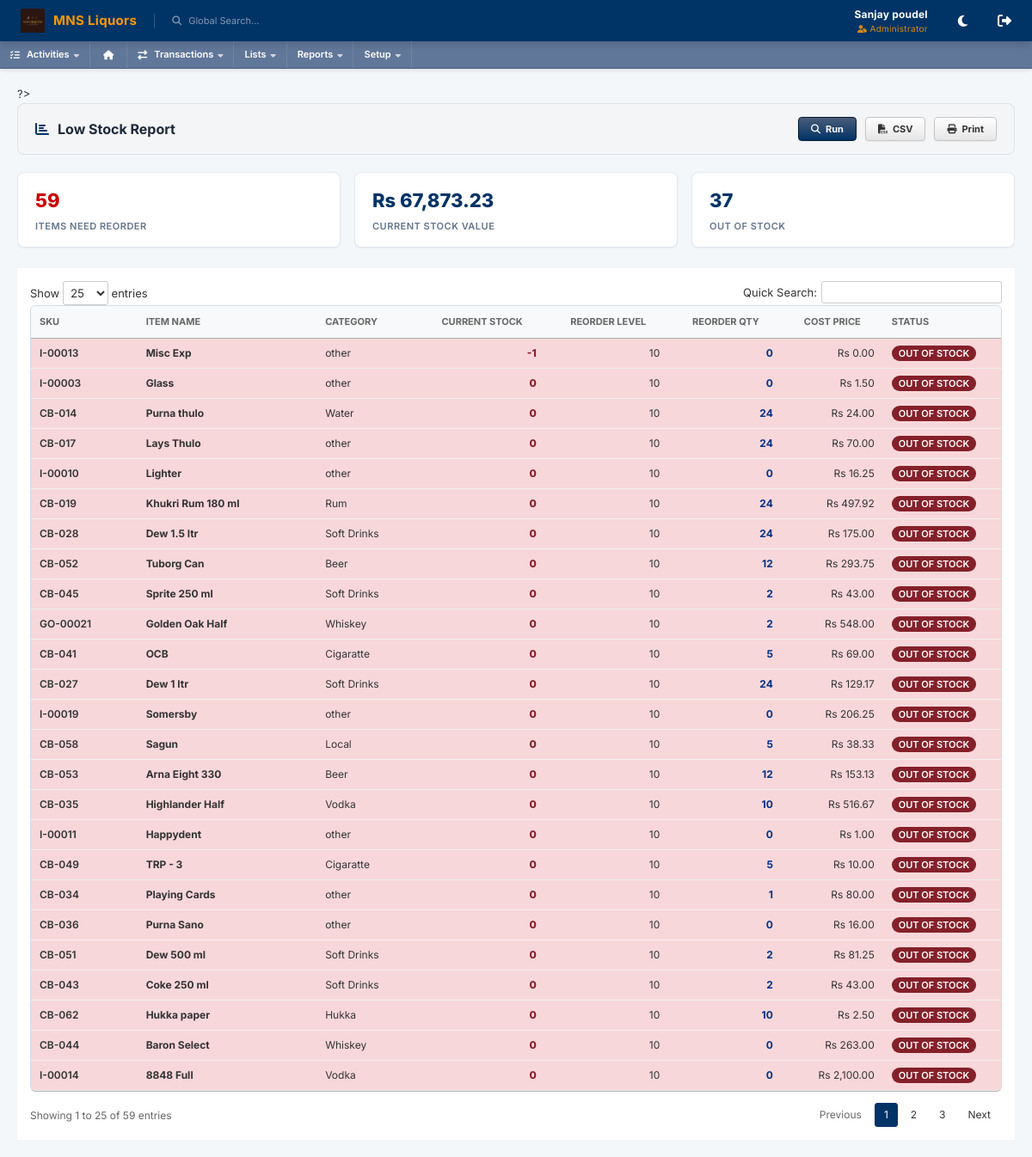
The app's page /index.php?page=reports/inventory/low_stock (signed in) with its own data.
### tables this page shows
CREATE TABLE `system_info` (
  `id` int(30) NOT NULL,
  `meta_field` text NOT NULL,
  `meta_value` text NOT NULL
);

CREATE TABLE `items` (
  `id` varchar(36) NOT NULL,
  `sku` varchar(50) NOT NULL,
  `item_name` varchar(150) NOT NULL,
  `item_category` varchar(50) NOT NULL,
  `brand` varchar(100) DEFAULT NULL,
  `barcode` varchar(100) DEFAULT NULL,
  `bottle_size_ml` decimal(8,2) DEFAULT NULL,
  `unit_type` varchar(50) NOT NULL,
  `description` text DEFAULT NULL,
  `units_per_case` int(11) DEFAULT NULL,
  `cost_price` decimal(12,2) NOT NULL,
  `selling_price` decimal(12,2) NOT NULL,
  `tax_rate` decimal(5,2) NOT NULL,
  `tax_id` varchar(36) DEFAULT NULL,
  `reorder_level` int(11) DEFAULT NULL,
  `reorder_qty` int(11) DEFAULT NULL,
  `current_stock` decimal(12,4) NOT NULL DEFAULT 0.0000,
  `cogs_account_id` varchar(36) NOT NULL,
  `income_account_id` varchar(36) NOT NULL,
  `inventory_account_id` varchar(36) NOT NULL,
  `is_active` tinyint(1) NOT NULL DEFAULT 1,
  `status_id` varchar(36) DEFAULT NULL,
  `created_at` timestamp NOT NULL DEFAULT current_timestamp(),
  `is_deleted` tinyint(1) DEFAULT 0,
  `updated_at` timestamp NOT NULL DEFAULT current_timestamp() ON UPDATE current_timestamp()
);

CREATE TABLE `reference_codes` (
  `id` varchar(36) NOT NULL,
  `type` varchar(50) NOT NULL,
  `name` varchar(100) NOT NULL,
  `code` varchar(50) DEFAULT NULL,
  `value` decimal(12,4) DEFAULT 0.0000,
  `symbol` varchar(10) DEFAULT NULL,
  `description` text DEFAULT NULL,
  `is_active` tinyint(1) DEFAULT 1,
  `created_at` timestamp NOT NULL DEFAULT current_timestamp(),
  `updated_at` timestamp NOT NULL DEFAULT current_timestamp() ON UPDATE current_timestamp()
);

### forms/modules/reports/inventory/low_stock_list.php (the view, shortened to what the rows shown need)
<?php
require_once 'database/DBConnection.php';
require_once 'forms/modules/reports/rpt_helpers.php';
$db = db();
$items = $db->fetchAll("
    SELECT
        i.id, i.sku, i.item_name, rc.name as item_category, i.unit_type,
        i.cost_price, i.reorder_level, i.reorder_qty,
        COALESCE(SUM(CASE
            WHEN h.txn_type = 'vendor_bill' THEN l.quantity
            WHEN h.txn_type IN ('customer_invoice','POS') THEN -l.quantity
            WHEN h.txn_type = 'inventory_adjustment' THEN l.quantity
            ELSE 0
        END), 0) AS stock_qty
    FROM items i
    LEFT JOIN transaction_lines l ON l.item_id = i.id
    LEFT JOIN transaction_headers h ON l.header_id = h.id
    LEFT JOIN reference_codes rc ON i.item_category = rc.id AND rc.type = 'category'
    WHERE i.is_deleted = 0
    GROUP BY i.id
    HAVING stock_qty <= i.reorder_level
    ORDER BY stock_qty ASC
");
$total_value = 0;
foreach ($items as $r) { $total_value += max(0, $r['stock_qty']) * $r['cost_price']; }
?>
?>
<?php rpt_filter_bar('Low Stock Report', [], 'tbl-low-stock'); ?>
<div class="rpt-summary">
  <div class="rpt-summary-card"><div class="val" style="color:#c00"><?= count($items) ?></div><div class="lbl">Items Need Reorder</div></div>
  <div class="rpt-summary-card"><div class="val"><?= rpt_currency($total_value) ?></div><div class="lbl">Current Stock Value</div></div>
  <div class="rpt-summary-card"><div class="val"><?= count(array_filter($items, fn($r)=>$r['stock_qty']<=0)) ?></div><div class="lbl">Out of Stock</div></div>
</div>
<div class="ns-portlet">
  <div class="ns-portlet-content">
    <table class="ns-table" id="tbl-low-stock">
      <thead><tr>
        <th>SKU</th><th>Item Name</th><th>Category</th>
        <th style="text-align:right">Current Stock</th>
        <th style="text-align:right">Reorder Level</th>
        <th style="text-align:right">Reorder Qty</th>
        <th style="text-align:right">Cost Price</th>
        <th>Status</th>
      </tr></thead>
      <tbody>
      <?php if (!empty($items)): foreach ($items as $r): ?>
        <tr style="background:<?= $r['stock_qty']<=0?'#f8d7da':'#fff3cd' ?>">
          <td style="font-weight:600"><?= htmlspecialchars($r['sku']) ?></td>
          <td><strong><?= htmlspecialchars($r['item_name']) ?></strong></td>
          <td><?= htmlspecialchars($r['item_category'] ?? 'Uncategorized') ?></td>
          <td style="text-align:right;font-weight:800;color:<?= $r['stock_qty']<=0?'#842029':'#664d03' ?>"><?= number_format($r['stock_qty'],0) ?></td>
          <td style="text-align:right"><?= number_format($r['reorder_level']) ?></td>
          <td style="text-align:right;color:#003087;font-weight:700"><?= number_format($r['reorder_qty']) ?></td>
          <td style="text-align:right"><?= rpt_currency($r['cost_price']) ?></td>
          <td><?= $r['stock_qty']<=0 ? rpt_badge('OUT OF STOCK','#842029') : rpt_badge('LOW STOCK','#9a6700') ?></td>
        </tr>
      <?php endforeach; endif; ?>
      </tbody>
    </table>
  </div>
</div>

### index.php (shortened to what the rows shown need)
<?php
require_once 'database/DBConnection.php';
require_once 'api/reference_helper.php';
$error = "";
$is_logged_in = isset($_SESSION['user_id']);
if (!isset($db)) $db = db();
try {
    $sys_logo = $db->fetchOne("SELECT meta_value FROM system_info WHERE meta_field = 'logo'")['meta_value'] ?? '';
    $sys_name = $db->fetchOne("SELECT meta_value FROM system_info WHERE meta_field = 'name'")['meta_value'] ?? 'SMS ERP';
} catch (Exception $e) {
    $sys_logo = '';
    $sys_name = 'SMS ERP';
}
if ($is_logged_in) {
    $page = $_GET['page'] ?? 'home';
    $is_print_page = (strpos($page, '/print') !== false || strpos($page, 'print/') !== false || $page === 'print');
}
?>
<!DOCTYPE html>
<html lang="en">
<head>
    <link rel="stylesheet" href="assets/css/style.css?v=<?php echo time(); ?>">
    <link rel="stylesheet" href="https://cdnjs.cloudflare.com/ajax/libs/font-awesome/6.4.0/css/all.min.css">
    <link rel="stylesheet" href="https://cdn.datatables.net/1.13.6/css/jquery.dataTables.min.css">
</head>
<body class="<?php echo $is_logged_in ? '' : 'auth-page'; ?>">
    <?php if (!$is_logged_in): ?>
        <div class="auth-container">
            <?php
            $login_logo_abs = !empty($sys_logo) ? (__DIR__ . DIRECTORY_SEPARATOR . str_replace('/', DIRECTORY_SEPARATOR, $sys_logo)) : '';
            ?>
            <div style="text-align:center; margin-bottom:20px;">
                <?php if (!empty($sys_logo) && file_exists(__DIR__ . '/' . $sys_logo)): ?>
                    <div style="margin-bottom:15px; display: flex; justify-content: center; align-items: center;">
                        <img src="<?php echo htmlspecialchars($sys_logo); ?>" alt="Logo" style="max-height: 85px; max-width: 200px; object-fit: contain; filter: drop-shadow(0 4px 8px rgba(0,0,0,0.35)); border-radius: 4px;">
                    </div>
                <?php else: ?>
                    <div style="font-size:40px; color:rgba(255,255,255,0.8); margin-bottom:10px;"><i class="fas fa-cube"></i></div>
                <?php endif; ?>
                <div style="font-size:20px; font-weight:700; color:#fff; letter-spacing:0.5px;"><?php echo htmlspecialchars($sys_name); ?></div>
            </div>
            <div class="glass-card">
                <div class="auth-header">
                    <h1>Welcome Back</h1>
                    <p>Enter your credentials to access your account</p>
                </div>
                <?php if ($error): ?>
                    <div class="alert alert-danger">
                        <?php echo $error; ?>
                    </div>
                <?php endif; ?>
                <form method="POST" action="">
                    <div class="form-group">
                        <label for="username">Username</label>
                        <input type="text" id="username" name="username" class="form-input" placeholder="Enter username"
                            required autofocus>
                    </div>
                    <div class="form-group">
                        <label for="password">Password</label>
                        <div class="password-wrapper">
                            <input type="password" id="password" name="password" class="form-input" placeholder="••••••••"
                                required>
                            <button type="button" id="togglePassword" class="toggle-password">
                                <i class="fas fa-eye" id="eyeIcon"></i>
                            </button>
                        </div>
                    </div>
                    <button type="submit" class="btn-primary">Sign In</button>
                </form>
            </div>
        </div>
        <script>
            document.addEventListener('DOMContentLoaded', function () {
                const togglePassword = document.querySelector('#togglePassword');
                const password = document.querySelector('#password');
                const eyeIcon = document.querySelector('#eyeIcon');
                if (togglePassword) {
                    togglePassword.addEventListener('click', function (e) {
                        const type = password.getAttribute('type') === 'password' ? 'text' : 'password';
                        password.setAttribute('type', type);
                        eyeIcon.classList.toggle('fa-eye');
                        eyeIcon.classList.toggle('fa-eye-slash');
                    });
                }
            });
        </script>
    <?php else: ?>
        <header class="ns-header">
            <div style="display: flex; align-items: center; gap: 20px;">
                <div class="ns-logo" style="display: flex; align-items: center; gap: 10px;">
                    <?php if (!empty($sys_logo) && file_exists(__DIR__ . '/' . $sys_logo)): ?>
                        <img src="<?php echo htmlspecialchars($sys_logo); ?>" alt="Logo" style="height:28px; max-width: 120px; object-fit: contain; border-radius: 2px; vertical-align: middle;">
                    <?php else: ?>
                        <i class="fas fa-cube" style="font-size:22px;"></i>
                    <?php endif; ?>
                    <span style="font-size:15px; font-weight:700; letter-spacing:0.3px;"><?php echo htmlspecialchars($sys_name); ?></span>
                </div>
                <div
                    style="font-size: 11px; color: rgba(255,255,255,0.5); border-left: 1px solid rgba(255,255,255,0.2); padding-left: 20px; cursor: pointer;">
                    <i class="fas fa-search" style="margin-right: 5px;"></i> Global Search...
                </div>
            </div>
            <div style="display: flex; align-items: center; gap: 20px;">
                <div style="text-align: right; margin-right: 15px;">
<?php
    $displayName = $_SESSION['full_name'] ?? $_SESSION['username'] ?? 'User';
    $rawRole = strtolower($_SESSION['role'] ?? 'user');
    $roleMap = [
        'admin' => 'Administrator',
        'manager' => 'Manager',
    ];
    $displayRole = $roleMap[$rawRole] ?? ucfirst($rawRole);
?>
<div style="font-size: 12px; font-weight: bold; letter-spacing: 0.2px;">
    <?php echo htmlspecialchars($displayName); ?>
</div>
<div style="font-size: 10px; color: var(--ns-accent); opacity: 0.85; text-transform: capitalize; letter-spacing: 0.3px;">
    <i class="fas fa-user-tag" style="margin-right: 3px; font-size: 9px;"></i><?php echo htmlspecialchars($displayRole); ?>
</div>
                </div>
                <button id="ns-theme-toggle" title="Toggle Theme" style="background: none; border: none; color: white; font-size: 15px; cursor: pointer; transition: var(--ns-transition); margin-right: 15px; display: inline-flex; align-items: center; justify-content: center;" onmouseover="this.style.color='var(--ns-accent)'" onmouseout="this.style.color='white'">
                    <i class="fas fa-moon"></i>
                </button>
                <a href="logout.php" style="color: white; font-size: 16px; transition: var(--ns-transition);" title="Logout"
                    onmouseover="this.style.color='var(--ns-accent)'" onmouseout="this.style.color='white'"><i
                        class="fas fa-sign-out-alt"></i></a>
            </div>
        </header>
        <nav class="ns-nav">
            <div class="ns-nav-item">
                <i class="fas fa-tasks" style="margin-right: 8px;"></i> Activities <i class="fas fa-caret-down"
                    style="margin-left: 5px; font-size: 10px; opacity: 0.7;"></i>
            </div>
            <a href="?page=home" class="ns-nav-item" title="Dashboard" style="padding: 0 15px;"><i
                    class="fas fa-home"></i></a>
            <div class="ns-nav-item">
                <i class="fas fa-exchange-alt" style="margin-right: 8px;"></i> Transactions <i class="fas fa-caret-down"
                    style="margin-left: 5px; font-size: 10px; opacity: 0.7;"></i>
            </div>
            <div class="ns-nav-item">
                Lists <i class="fas fa-caret-down" style="margin-left: 5px; font-size: 10px; opacity: 0.7;"></i>
            </div>
            <div class="ns-nav-item">
                Reports <i class="fas fa-caret-down" style="margin-left: 5px; font-size: 10px; opacity: 0.7;"></i>
            </div>
            <div class="ns-nav-item">
                Setup <i class="fas fa-caret-down" style="margin-left: 5px; font-size: 10px; opacity: 0.7;"></i>
            </div>
        </nav>
        <div class="ns-content <?php echo ($page === 'home' || $page === 'print' || $is_print_page) ? 'ns-content-flush' : ''; ?>">
            <?php
            if ($page == 'home' || $page == 'home-v3') {
                include 'home.php';
            } else {
                $page = str_replace(['../', '..\\'], '', $page);
                $page = preg_replace('/[^a-zA-Z0-9\/_\-]/', '', $page);
                $parts = explode('/', $page);
                $count = count($parts);
                if ($count > 0) {
                    $action = $parts[$count - 1];
                    $dir_path = implode('/', array_slice($parts, 0, $count - 1));
                    if ($action == 'manage') {
                        $module_name = $parts[$count - 2];
                        if ($module_name == 'users') $module_name = 'user';
                        $page_path = "forms/modules/" . $dir_path . "/" . $module_name . "_manage.php";
                    } elseif ($action == 'view' || $action == 'print') {
                        $page_path = "forms/modules/" . $dir_path . "/" . $action . ".php";
                    } else {
                        $module_name = $action;
                        $page_path = "forms/modules/" . $page . "/" . $module_name . "_list.php";
                        if (!file_exists($page_path)) {
                            $page_path = "forms/modules/" . $dir_path . "/" . $module_name . "_list.php";
                        }
                    }
                    if (file_exists($page_path)) {
                        include $page_path;
                    }
                }
            }
            ?>
        </div>
    <?php endif; ?>
</body>
</html>

### forms/modules/reports/rpt_helpers.php (shortened to what the rows shown need)
<?php
function rpt_filter_bar(string $title, array $filters, string $export_id = '') {
    echo '<div class="rpt-toolbar">';
    echo '<div class="rpt-title"><i class="fas fa-chart-bar"></i> '.$title.'</div>';
    echo '<form method="GET" class="rpt-filter-form" id="rpt-filter-form">';
    echo '<button type="submit" class="ns-btn ns-btn-primary"><i class="fas fa-search"></i> Run</button>';
    if ($export_id) {
        echo '<button type="button" class="ns-btn" onclick="exportTableToCSV(\''.$export_id.'\')"><i class="fas fa-file-csv"></i> CSV</button>';
        echo '<button type="button" class="ns-btn" onclick="window.print()"><i class="fas fa-print"></i> Print</button>';
    }
    echo '</form>';
    echo '</div>';
}
function rpt_currency(float $v): string {
    $db = db();
    $dp = $db->fetchOne("SELECT meta_value FROM system_info WHERE meta_field = 'decimal_places'")['meta_value'] ?? 2;
    return 'Rs '.number_format($v, (int)$dp);
}
function rpt_badge(string $text, string $color = '#888'): string {
    return '<span style="background:'.$color.';color:#fff;padding:2px 8px;border-radius:10px;font-size:11px;font-weight:600;">'.$text.'</span>';
}
?>

### records on screen
system_info: meta_value (picture)
system_info: meta_value "MNS Liquors"
system_info: meta_value "Rs 67,873.23"
items: sku "I-00013", item_name "Misc Exp", reference_codes.name "other", stock_qty "-1", reorder_level "10", reorder_qty "0", cost_price.meta_value "Rs 0.00", text "OUT OF STOCK"
items: sku "I-00003", item_name "Glass", reference_codes.name "other", stock_qty "0", reorder_level "10", reorder_qty "0", cost_price.meta_value "Rs 1.50", text "OUT OF STOCK"
items: sku "CB-014", item_name "Purna thulo", reference_codes.name "Water", stock_qty "0", reorder_level "10", reorder_qty "24", cost_price.meta_value "Rs 24.00", text "OUT OF STOCK"
items: sku "CB-017", item_name "Lays Thulo", reference_codes.name "other", stock_qty "0", reorder_level "10", reorder_qty "24", cost_price.meta_value "Rs 70.00", text "OUT OF STOCK"
items: sku "I-00010", item_name "Lighter", reference_codes.name "other", stock_qty "0", reorder_level "10", reorder_qty "0", cost_price.meta_value "Rs 16.25", text "OUT OF STOCK"
items: sku "CB-019", item_name "Khukri Rum 180 ml", reference_codes.name "Rum", stock_qty "0", reorder_level "10", reorder_qty "24", cost_price.meta_value "Rs 497.92", text "OUT OF STOCK"
items: sku "CB-028", item_name "Dew 1.5 ltr", reference_codes.name "Soft Drinks", stock_qty "0", reorder_level "10", reorder_qty "24", cost_price.meta_value "Rs 175.00", text "OUT OF STOCK"
items: sku "CB-052", item_name "Tuborg Can", reference_codes.name "Beer", stock_qty "0", reorder_level "10", reorder_qty "12", cost_price.meta_value "Rs 293.75", text "OUT OF STOCK"
items: sku "CB-045", item_name "Sprite 250 ml", reference_codes.name "Soft Drinks", stock_qty "0", reorder_level "10", reorder_qty "2", cost_price.meta_value "Rs 43.00", text "OUT OF STOCK"
items: sku "GO-00021", item_name "Golden Oak Half", reference_codes.name "Whiskey", stock_qty "0", reorder_level "10", reorder_qty "2", cost_price.meta_value "Rs 548.00", text "OUT OF STOCK"
items: sku "CB-041", item_name "OCB", reference_codes.name "Cigaratte", stock_qty "0", reorder_level "10", reorder_qty "5", cost_price.meta_value "Rs 69.00", text "OUT OF STOCK"
items: sku "CB-027", item_name "Dew 1 ltr", reference_codes.name "Soft Drinks", stock_qty "0", reorder_level "10", reorder_qty "24", cost_price.meta_value "Rs 129.17", text "OUT OF STOCK"
items: sku "I-00019", item_name "Somersby", reference_codes.name "other", stock_qty "0", reorder_level "10", reorder_qty "0", cost_price.meta_value "Rs 206.25", text "OUT OF STOCK"
items: sku "CB-058", item_name "Sagun", reference_codes.name "Local", stock_qty "0", reorder_level "10", reorder_qty "5", cost_price.meta_value "Rs 38.33", text "OUT OF STOCK"
items: sku "CB-053", item_name "Arna Eight 330", reference_codes.name "Beer", stock_qty "0", reorder_level "10", reorder_qty "12", cost_price.meta_value "Rs 153.13", text "OUT OF STOCK"
items: sku "CB-035", item_name "Highlander Half", reference_codes.name "Vodka", stock_qty "0", reorder_level "10", reorder_qty "10", cost_price.meta_value "Rs 516.67", text "OUT OF STOCK"
items: sku "I-00011", item_name "Happydent", reference_codes.name "other", stock_qty "0", reorder_level "10", reorder_qty "0", cost_price.meta_value "Rs 1.00", text "OUT OF STOCK"
items: sku "CB-049", item_name "TRP - 3", reference_codes.name "Cigaratte", stock_qty "0", reorder_level "10", reorder_qty "5", cost_price.meta_value "Rs 10.00", text "OUT OF STOCK"
items: sku "CB-034", item_name "Playing Cards", reference_codes.name "other", stock_qty "0", reorder_level "10", reorder_qty "1", cost_price.meta_value "Rs 80.00", text "OUT OF STOCK"
items: sku "CB-036", item_name "Purna Sano", reference_codes.name "other", stock_qty "0", reorder_level "10", reorder_qty "0", cost_price.meta_value "Rs 16.00", text "OUT OF STOCK"
items: sku "CB-051", item_name "Dew 500 ml", reference_codes.name "Soft Drinks", stock_qty "0", reorder_level "10", reorder_qty "2", cost_price.meta_value "Rs 81.25", text "OUT OF STOCK"
items: sku "CB-043", item_name "Coke 250 ml", reference_codes.name "Soft Drinks", stock_qty "0", reorder_level "10", reorder_qty "2", cost_price.meta_value "Rs 43.00", text "OUT OF STOCK"
items: sku "CB-062", item_name "Hukka paper", reference_codes.name "Hukka", stock_qty "0", reorder_level "10", reorder_qty "10", cost_price.meta_value "Rs 2.50", text "OUT OF STOCK"
items: sku "CB-044", item_name "Baron Select", reference_codes.name "Whiskey", stock_qty "0", reorder_level "10", reorder_qty "0", cost_price.meta_value "Rs 263.00", text "OUT OF STOCK"
items: sku "I-00014", item_name "8848 Full", reference_codes.name "Vodka", stock_qty "0", reorder_level "10", reorder_qty "0", cost_price.meta_value "Rs 2,100.00", text "OUT OF STOCK"

### other values on screen
$displayName "Sanjay poudel"
$displayRole "Administrator"
$title "Low Stock Report"
count($items) "59"
count(array_filter($items, fn($r)=>$r['stock_qty']<=0)) "37"
